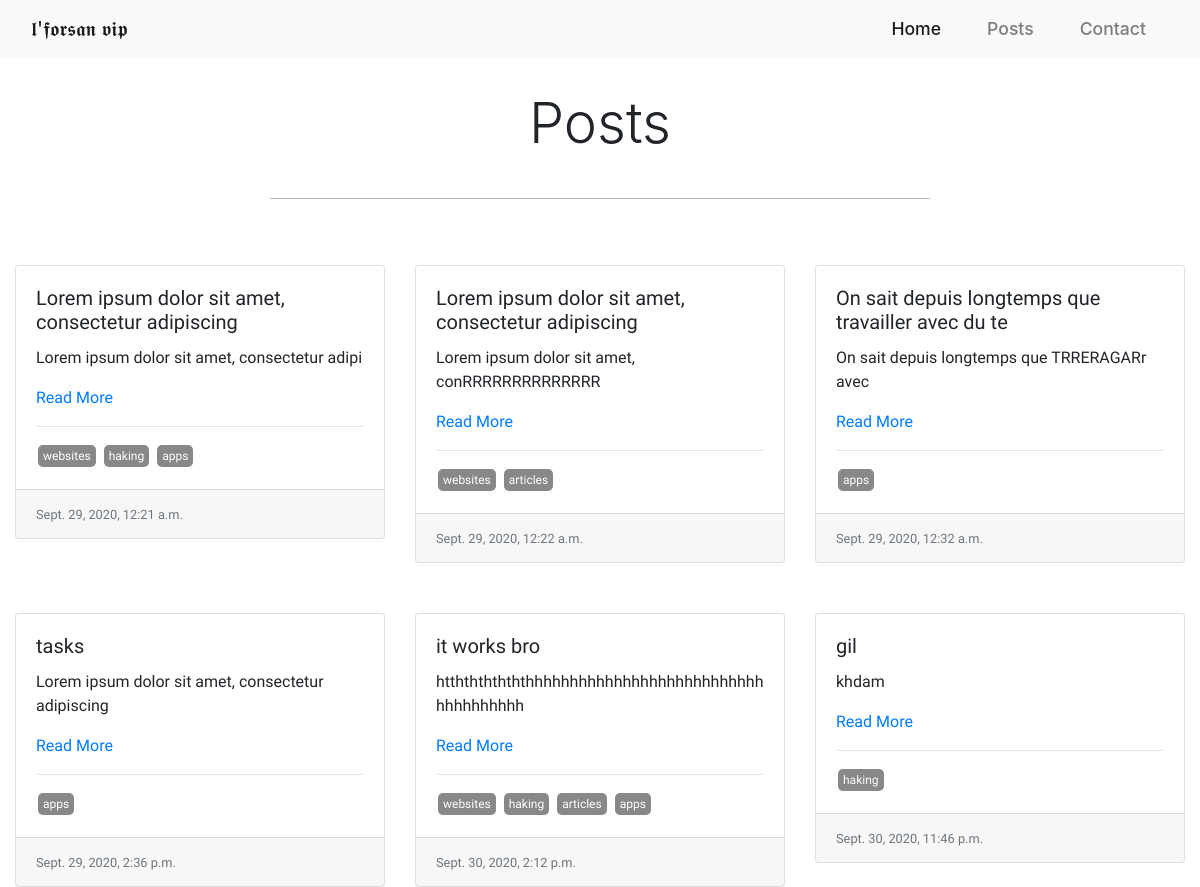
/posts/, run on the app's committed database.
### blog/models.py (models this page shows, shortened)
class Post(models.Model):
    auteur = models.CharField(max_length=200, null=True)
    title = models.CharField(max_length=50, null=True)
    subtitle = models.CharField(max_length=50, null=True)
    contenu = models.TextField(max_length=900, null=True)
    image = models.ImageField(null =True, blank =True, upload_to = "images", default ="placeholder.png")
    data_creates = models.DateTimeField(auto_now_add=True, null=True)
    active = models.BooleanField(default=False)
    important = models.BooleanField(default=False)
    tags = models.ManyToManyField(Tag, null=True)

class Tag(models.Model):
    name = models.CharField(max_length=200, null=True)
    def __str__(self):
        return self.name

### blog/views.py (the view)
# urls.py: path('posts/', views.posts, name='posts'),
def posts(request):
    posts = Post.objects.all()
    return render(request, 'accounts/template2.html', {'posts': posts})

### blog/templates/accounts/template2.html (shortened to what this page needs)
{% load static %}
<!DOCTYPE html>
<html lang="en">
<head>
    <link rel="stylesheet" href="{% static '/css/blogs.css' %}">
    <link rel="stylesheet" href="https://stackpath.bootstrapcdn.com/bootstrap/4.5.2/css/bootstrap.min.css">
</head>
<body>
    <nav class="navbar navbar-expand-md navbar-light bg-light sticky-top">
      <div class="container-fluid">
       <a class="navbar-brand" href="{% url 'index' %}">𝖑'𝖋𝖔𝖗𝖘𝖆𝖓 𝖛𝖎𝖕</a>
      </div>
      <div class="collapse navbar-collapse" id="navbarNav">
        <ul class="navbar-nav">
          <li class="nav-item active">
            <a class="nav-link" href="{% url 'index' %}">Home <span class="sr-only">(current)</span></a>
          </li>
          <li class="nav-item">
            <a class="nav-link" href="{% url 'posts' %}">Posts</a>
          </li>
          <li class="nav-item">
            <a class="nav-link" href="{% url 'contact' %}">Contact</a>
          </li>
        </ul>
      </div>
    </nav>
   <section class="posts">
    <div class="container-fluid padding">
      <div class="row welcome text-center">
        <div class="col-12">
          <h1 class="display-4">Posts</h1>
        </div>
        <hr class="hi">
      </div>
    </div>
    <div class="container-fluid padding">
      <div class="row padding">
        {% for post in posts %}
        <div class="col-md-4">
          <div class="card">
            <div class="card-body">
              <h5 class="card-title"> {{post.title}} </h5>
              <p class="card-text">{{post.subtitle}}</p>
              <a href="{% url 'post' post.pk %}" target="_blank" >Read More</a>
              <hr>
              {% for tag in post.tags.all %}
              <span class="Tag">{{tag}}</span>
              {% endfor %}
            </div>
            <div class="card-footer">
              <small class="text-muted">{{post.data_creates}}</small>
            </div>
          </div>
        </div>
        {% endfor %}
      </div>
    </div>
   </section>
</body>
</html>

### blog/static/css/blogs.css (style rules this page uses)
body { margin: 0; padding: 0; }
.card { margin-top: 1rem; }
.welcome { margin: 0 auto; padding-top: 2rem; }
.hi { border: 0; width: 55%; background-color: #b4b4b4; height: 1px; margin-top: 2rem; margin-bottom: 1rem; }
.Tag { display: inline-block; color: #fff; background-color: #888; border-radius: 5px; margin: 2px; padding: 2px 5px; font-size: 12px; }
.navbar { padding: .8rem; }
.navbar-nav li { padding-right: 30px; font-weight: 500; }
.nav-link { font-size: 1.1em !important; }
.posts .card { margin-top: 50px; font-family: 'Secular One', sans-serif; }
.posts .card .card-body a { text-decoration: none; }

### data on the page
Post: title "Lorem ipsum dolor sit amet, consectetur adipiscing", subtitle "Lorem ipsum dolor sit amet, consectetur adipi", data_creates "Sept. 29, 2020, 12:21 a.m."
Tag: name "websites"
Tag: name "haking"
Tag: name "apps"
Post: title "Lorem ipsum dolor sit amet, consectetur adipiscing", subtitle "Lorem ipsum dolor sit amet, conRRRRRRRRRRRRRR", data_creates "Sept. 29, 2020, 12:22 a.m."
Tag: name "articles"
Post: title "On sait depuis longtemps que travailler avec du te", subtitle "On sait depuis longtemps que TRRERAGARr avec", data_creates "Sept. 29, 2020, 12:32 a.m."
Post: title "tasks", subtitle "Lorem ipsum dolor sit amet, consectetur adipiscing", data_creates "Sept. 29, 2020, 2:36 p.m."
Post: title "it works bro", subtitle "htththththththhhhhhhhhhhhhhhhhhhhhhhhhhhhhhhhhhhhh", data_creates "Sept. 30, 2020, 2:12 p.m."
Post: title "gil", subtitle "khdam", data_creates "Sept. 30, 2020, 11:46 p.m."
